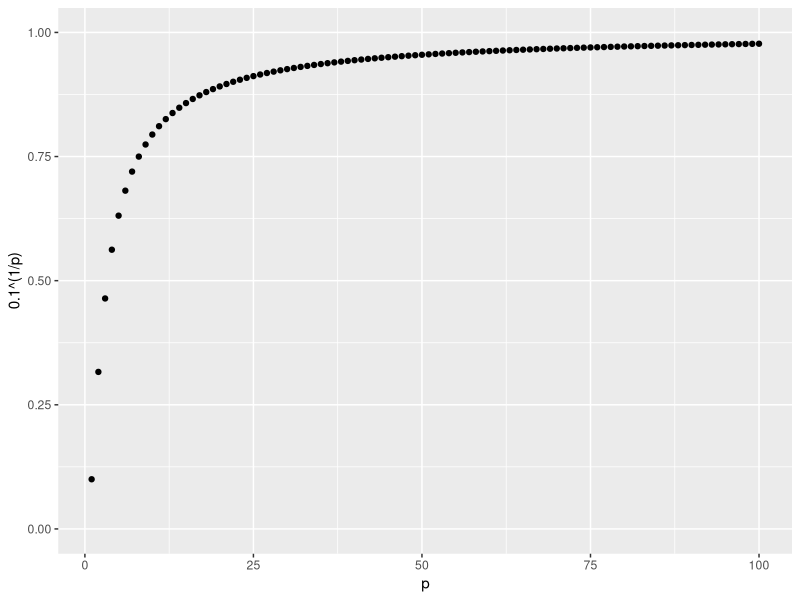

Recreate this plot in R. (Note: this script raises an error after producing the figure.)
#
# Trees Motivation
# https://learning.edx.org/course/course-v1:HarvardX+PH125.8x+1T2022/block-v1:HarvardX+PH125.8x+1T2022+type@sequential+block@78cfd6af400d452c9aa9f8070403e55c/block-v1:HarvardX+PH125.8x+1T2022+type@vertical+block@dc919905045c41f99e01f245c1dd7376
# https://rafalab.github.io/dsbook/examples-of-algorithms.html#the-curse-of-dimensionality
#

# Kernel methods such as kNN or local regression face a challenge when multiple predictors are used due to what is referred to as
# The Curse of Dimensionality.
# The Dimension here refers to the fact that when we have p predictors, the distance between two observations is computed in
# p-dimensional space.
# A useful way of understanding The Curse of Dimensionality is by considering how large we have to make a span/neighbor/window to
# include a given *percentage* of tha data.
# And remember that with larger neighborhoods, our methods lose flexibility.

# For example, suppose we have one continuous predictor with equally spaced points in the [0, 1] interval and we want to create
# windows that include 10% of data.
# Then our window have to be of size 0.1.
# Now, for two predictors, if we decide to keep the neighborhood just as small, 10% for each dimension, we include only one point.
# If we want to include 10% of the data, then we need to increase the size of each side of the square to sqrt(.10)

# Using the same logic, if we want to include 10% of the data in a three-dimensional space, then the side of each cube is
# nthroot(.10, 3).

# In genral, to include 10% of the data in p-dimensions, we need an interval with each side of sixe nthroot(.10, p) of the total.
# This proportion gets close to 1 quickly, and when it reaches 1 it means we include all the data and are no longer smoothing:
library(tidyverse)
p <- 1:100
qplot(p, .1^(1/p), ylim = c(0, 1))

# By the time we reach 100 predictors, the neighborhood is no longer very local, as each side covers almost the entire dataset.

# Here we look at a set of elegant and versatile methods that adapt to higher dimensions and also allow these regions to take
# more complex shapes while still producing models that are interpretable. These are very popular, well-known and studied methods.
# We will concentrate on regression and decision trees and their extension to random forests.


#
# Classification and Regression Trees (CART)
# https://learning.edx.org/course/course-v1:HarvardX+PH125.8x+1T2022/block-v1:HarvardX+PH125.8x+1T2022+type@sequential+block@78cfd6af400d452c9aa9f8070403e55c/block-v1:HarvardX+PH125.8x+1T2022+type@vertical+block@56c9ab44dbe84c2ea4a566a87a7f8ab3
# https://rafalab.github.io/dsbook/examples-of-algorithms.html#cart-motivation
# https://rafalab.github.io/dsbook/examples-of-algorithms.html#regression-trees
#

# Example for this lesson: dataset that includes the breakdown of the composition of olive into eight fatty acids.
data("olive")
head(olive)

# We'll try to predict the region using the fatty acid composition values as predictors.
table(olive$region)
# We remove the area region because we don't use it as predictor.
olive <- select(olive, -area)

# Using k-nearest neighbors, we can fit as follows:
library(caret)
fit <- train(region ~ ., method = "knn", tuneGrid = data.frame(k = seq(1, 15, 2)), data = olive)
ggplot(fit)
# Accuracy is pretty good
fit$results$Accuracy # 0.9735952

# However, a bit of data exploration shows that we should be able to do better.
# For example, if we look at the distribution of each predictor stratified by region, we see that one of the fatty acids is present
# only in Southern Italy, and then another one separates Northen Italy from Sardinia.
olive %>% gather(fatty_acid, percentage, -region) %>%
  ggplot(aes(region, percentage, fill = region)) +
  geom_boxplot() +
  facet_wrap(~fatty_acid, scales = "free") +
  theme(axis.text.x = element_blank())

# plot values for eicosenoic and linoleic
p <- olive %>%
  ggplot(aes(eicosenoic, linoleic, color = region)) +
  geom_point()
p + geom_vline(xintercept = 0.065, lty = 2) +
  geom_segment(x = -0.2, y = 10.54, xend = 0.065, yend = 10.54, color = "black", lty = 2)

# This implies that we should be able to build an algorithm that perfectly predicts.
# If the first predictor is larger than 0.065, B, predict Southern Italy.
# If not, then look at the second predictor.
# And if that's larger than 10.535, predict Sardinia, and Northern Italy otherwise.
# That is a decision tree.

# The genral idea is to define an algorithm that uses data to create trees such as the ones we've just showm.
# Regression and decision trees operate by predicting an outcome variable y by partitioning the predictor space.
# When the outcome is continous, we call these types of algorithms regression trees.

# Let's then use a continuous case, the 2008 poll data introduced earlier, to describe the basic idea of how we build these algorithms.
# We'll try to estimate the conditional expectation, f(x) = E(Y / X = x), with Y the poll margin and X the day.
# Here's a graph of the data:
data("polls_2008")
qplot(day, margin, data = polls_2008)
# The idea is to build a decision tree, and at the end of each node, we'll have a different prediction Y_hat.
# 1. partition the space into non-overlapping regions R1, R2, ..., Rj.
# 2. for every observation that that falls within region xi E Rj, predict Y_hat with the average of the training observations
# Yi in region xi E Rj.

# How to decide on the partitioning? With recursion.

# In R, we can use rpart:
library(rpart)
fit <- rpart(margin ~ ., data = polls_2008)
# We can visually see where the splits were made as follows:
plot(fit, margin = 0.1)
text(fit, cex = 0.75)
# We end up with eight partitions.
# The final estimate f_hat(x) looks like this:
polls_2008 %>%
  mutate(y_hat = predict(fit)) %>%
  ggplot() +
  geom_point(aes(day, margin)) +
  geom_step(aes(day, y_hat), col="red")

# Why the algorithm stopped at eight partitions?
# Every time we split and define two new partitions, our training set residual sum of squares decreases. This is because with more partitions,
# our model has more flexibility to adapt to the training data. In fact, if you split until every point is its own partition, then the
# residual sum of squares goes all the way down to zero since the average of one value is that same value.
# To avoid this overtraining, the algorithm sets a minimum for how much the residual sum of squares must improve for another partition to be added.
# This parameter is the Complexity Parameter = CP. I.e. the residual su, of squares must improve by a factor of CP for the new partition to be added.
# Another aspect of the algorithm is that it sets a minimum number of observations to be partitioned. In the rpart package, the rpart function
# has an argument called minsplit that lets you define this. The default is 20.
# The algorithm also sets a minimum on the number of observations in each partition. In the rpart function, this argument is called minbucket.
# So if the optimal split results in a partition with less observation than this minimum, it is not considered.
# The default minbucket is minsplit / 3 rounded to the closest integer.

# When we set CP to 0 and minsplit to 2, our prediction is as flexible as possible and our predictor is our original data,
# because we keep splitting and splitting until the RSS is minimized to zero:
fit <- rpart(margin ~ ., data = polls_2008,
             control = rpart.control(cp = 0, minsplit = 2))
polls_2008 %>%
  mutate(y_hat = predict(fit)) %>%
  ggplot() +
  geom_point(aes(day, margin)) +
  geom_step(aes(day, y_hat), col="red")

# Now, note that in this methodology, we can also prune trees by snipping off partitions that do not meet a CP criterion.
# So we can grow a tree very very big and then prune off branches to make a smaller tree:
pruned_fit <- prune(fit, cp = 0.01)
plot(pruned_fit)
# Here's the resulting estimate:
polls_2008 %>%
  mutate(y_hat = predict(pruned_fit)) %>%
  ggplot() +
  geom_point(aes(day, margin)) +
  geom_step(aes(day, y_hat), col="red")

# But now, is the default CP value the best one? How to pick CP?
# We can use cross-validation, just like with any other tuning parameter.
# We can use the train function in the caret package for example, to pick the best CP:
library(caret)
train_rpart <- train(margin ~ ., method = "rpart", tuneGrid = data.frame(cp = seq(0, 0.05, len = 25)), data = polls_2008)
# To see the resulting tree that minimizes the Mean Squared Error, we can access it through the componoent finalmodel:
plot(train_rpart$finalModel, margin = 0.1)
text(train_rpart$finalModel, cex = 0.75)
# And because we only have one predictor, we can actually plot f_hat(x):
polls_2008 %>%
  mutate(y_hat = predict(train_rpart)) %>%
  ggplot() +
  geom_point(aes(day, margin)) +
  geom_step(aes(day, y_hat), col="red")
# You can see that the fit looks reasonable.


#
# Classification (Decision) Trees
# https://learning.edx.org/course/course-v1:HarvardX+PH125.8x+1T2022/block-v1:HarvardX+PH125.8x+1T2022+type@sequential+block@78cfd6af400d452c9aa9f8070403e55c/block-v1:HarvardX+PH125.8x+1T2022+type@vertical+block@1e3c43896d7e434c89e6082d107a3278
# https://rafalab.github.io/dsbook/examples-of-algorithms.html#classification-decision-trees
#

# When the outcome is categorical, we refer to these methods as classification trees or decision trees.
# We use the same partitioning principles, that we use for the continuous case, but with some slight differences to account for the fact
# that we are now working with categorical data.
# The first difference is that rather than taking the average at the end of each node, now in the partitions, we predict
# with the class that has the majority vote in each node. So the class that that appears the most in a node, that will be what we predict.
# The second difference is that we can no longer use residual sum of squares to decide on the partition because the outcomes are categorical.

# Well, we could use a naive approach, for example, four partitions that minimize training error.
# Better performing approaches use more sophisticated metrics.

# Two of the more popular ones are the Gini Index and Entropy:

# Gini Index = sum[p_hat_m,k x (1 - p_hat_m,k), k = 1, K]

# Entropy = sum[p_hat_m,k x log(p_hat_m,k), k = 1, K], with 0 x log(0) defined as 0

# Both of these metrics seek to partition observations into subsets that have the same class. They want what is called Purity.

# Let's see how Classification Trees perform on the 2s and 7s example we have examined in previous videos:
data(mnist_27)
train_rpart <- train(y ~ ., method = "rpart", tuneGrid = data.frame(cp = seq(0.0, 0.1, len = 25)), data = mnist_27$train)
# We then look at Accuracy vs Complexity plot,
plot(train_rpart)
# and we can pick the best Complexity Parameter from this plot.
confusionMatrix(predict(train_rpart, mnist_27$test), mnist_27$test$y)$overall["Accuracy"] # 0.805

# This is better than Logistic Regression but not as good as the kernel methods.
# If we plot the estimate of the conditional probability obtained with this tree, it shows is the limitations of
# Classification Trees.
# Note that with Decision Trees, the boundary can't be smoothed.

# Despite these limitations, Classification Trees have certain advantages that make them very useful.
# First, they're highly interoperable even more so than Linear Regression Models or Logistic Regression Models.
# Second, they're easy to visualize if they're small enough.
# Third, they sometimes model human decision processes.

# OTOH, the greedy approach via recursive partitioning is sometimes harder to train than, for example, Linear Regression or
# k-Nearest Neighbors.
# Also, it may not be the best performing method since it's not very flexible, and it's actually quite susceptible to changes
# in the training data.

# Random Forests, improve on several of these shortcomings.



#
# Random Forests
# https://learning.edx.org/course/course-v1:HarvardX+PH125.8x+1T2022/block-v1:HarvardX+PH125.8x+1T2022+type@sequential+block@78cfd6af400d452c9aa9f8070403e55c/block-v1:HarvardX+PH125.8x+1T2022+type@vertical+block@fe1e48451291419a9eb6fb2451e252a0
# https://rafalab.github.io/dsbook/examples-of-algorithms.html#random-forests
#

# Random Forests are a very popular approach that address the shortcomings of Decision Trees using a clever idea.
# The goal is to improve prediction performance and reduce instability by averaging multiple Decision Trees,
# a forest of Trees constructed with Randomness.
# It has 2 features to accomplish this:
# ***1. Bootstrap Aggregation, or Bagging: build many Decision Trees, T1, ..., TB, using the training set.
# And For every observation j in the test set, we form a prediction y_hat j using tree Tj.

# Example for polls dataset:
library(randomForest)
fit <- randomForest(margin ~ ., data = polls_2008)
# Plotting Error vs Number of Trees => the algorithm improves as we add more trees:
plot(fit)
# By the time we get to 200 trees, the algorithm is not changing much.

# The resulting estimate for this random forest can be seen like this:
polls_2008 %>%
  mutate(y_hat = predict(fit, newdata = polls_2008)) %>%
  ggplot() +
  geom_point(aes(day, margin)) +
  geom_line(aes(day, y_hat), col = "red")
# The Random Forest is much smoother than what we achieved with the Regression Tree in the previous section.
# This is possible because the average of many step functions can be smooth.


# Let's look at the example of 2s and 7s:
library(randomForest)
train_rf <- randomForest(y ~ ., data=mnist_27$train)
confusionMatrix(predict(train_rf, mnist_27$test), mnist_27$test$y)$overall["Accuracy"] # 0.8
# Notice that we have much more flexibility than just a single tree.
# This particular Random Forest is a little bit too wiggly. We want something smoother.
# Note that we do not have optimized the parameters in any way.
# So let's do that with the caret package, and a faster Random Forest Algorithm, Rborist:
fit <- train(y ~ ., method = "Rborist", tuneGrid = data.frame(predFixed = 2, minNode = seq(3, 50)), data = mnist_27$train)

# The final result has much improved accuracy.

# So we can control smoothness of the Random Forest estimate in several ways. One is to limit the size of each node.
# We can require the number of points per node to be larger.

# Second Feature of Random Forest:
# ***2. Use a random selection of the features for the splits. This reduces correlation between trees in the forest,
# which in turn improves prediction accuracy. the argument for this tuning parameter in the randomforest function is mtry.

# A disadvantage of Random Forest is that we lose interpretability. However, there's a measure called Variable Importance that
# helps us interpret the results.